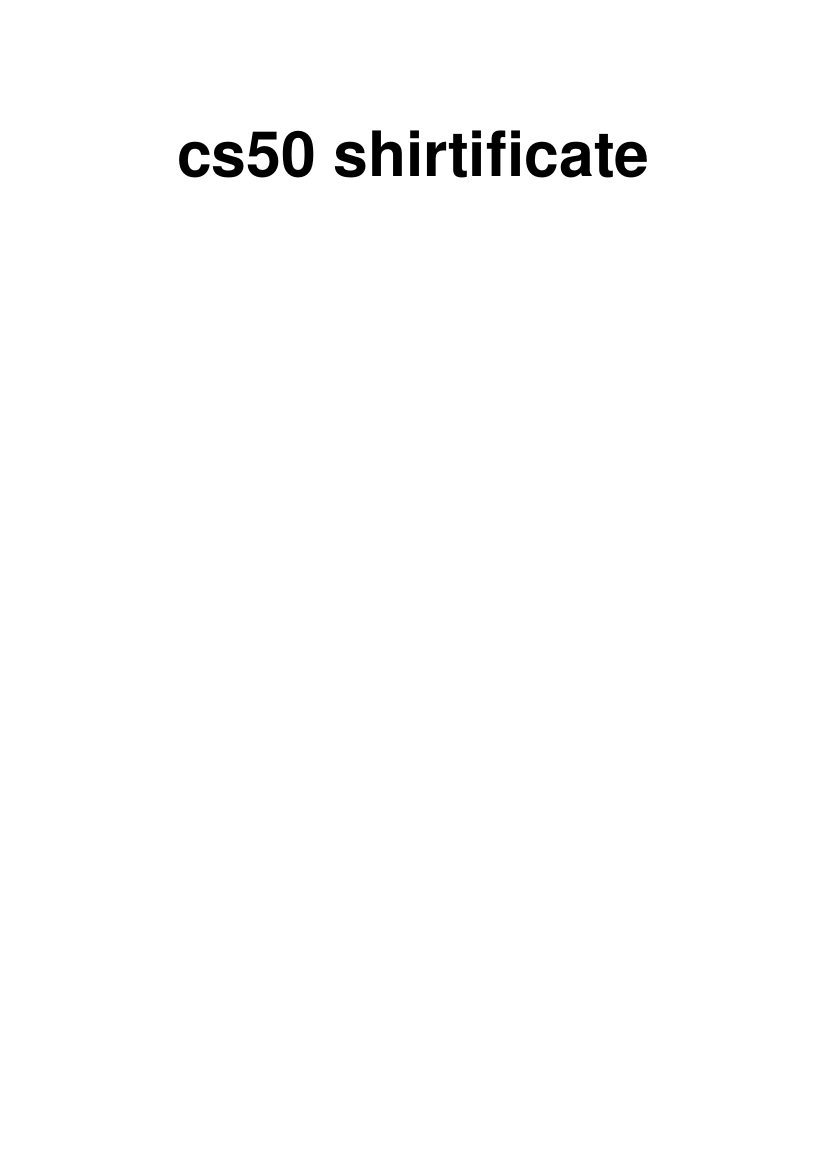

This chart was generated by the following Python code:
from fpdf import FPDF

class PDF():
    def __init__(self, name):
        self._pdf = FPDF()
        self._pdf.add_page()
        self._pdf.set_font('helvetica', 'B', 45)
        self._pdf.cell(0, 60, 'cs50 shirtificate', new_x='LMARGIN', new_y='NEXT', align='C')
        self._pdf.set_font_size(30)
        self._pdf.set_text_color(255, 255, 255)
        self._pdf.text(x=47.6, y=140, txt=f'{name} took CS50')

    def save(self, name):
        self._pdf.output(name)

name = input('Name: ')
pdf = PDF(name)
pdf.save('shirtificate.pdf')